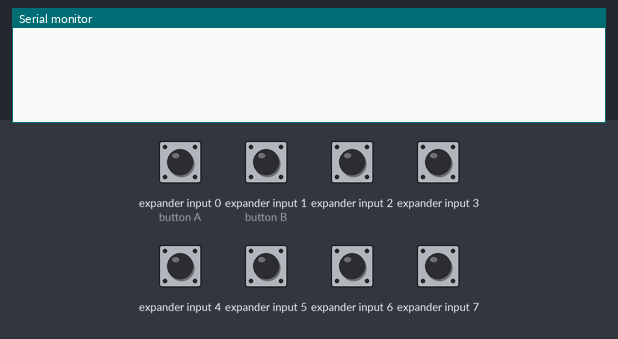
The sketch below on a simulated Arduino Uno, built with avr-gcc and run on an emulated ATmega328P. Shown: the last lines printed to the serial monitor. Wiring (inferred from the names in the program): NES/SNES game pad: load pin 3; clock pin 2; serial out pin 4. The test bench sets the inputs (shaded band); at power-on: expander input 0 (button A), expander input 1 (button B), expander input 2–7 HIGH.

Above: at 2.2 s.
2.3 s: expander input 0 (button A) driven LOW
At 2.6 s:
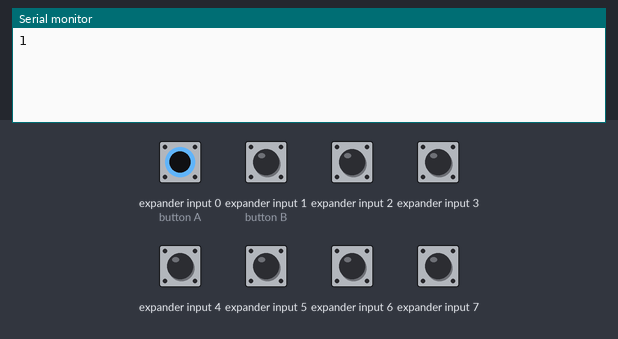
3.8 s: expander input 1 (button B) driven LOW
At 5.0 s:
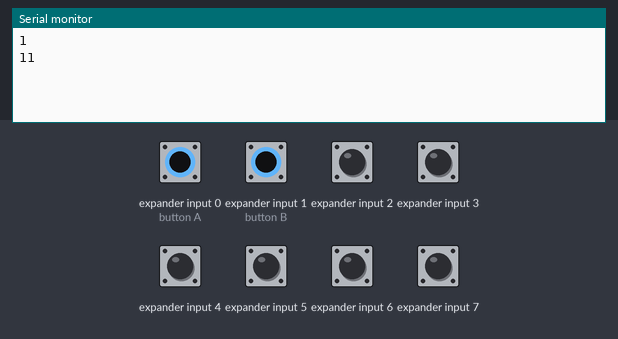
5.3 s: expander input 2 driven LOW
At 6.1 s:
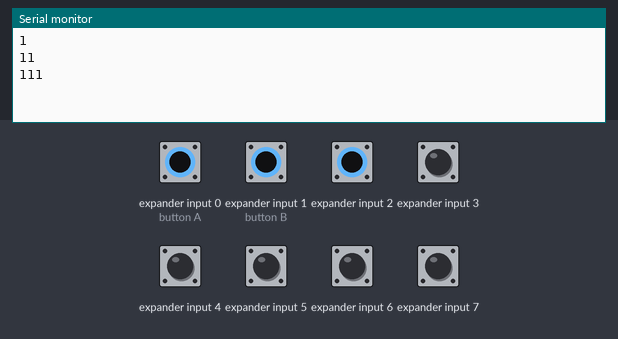
6.8 s: expander input 3 driven LOW
At 7.2 s:
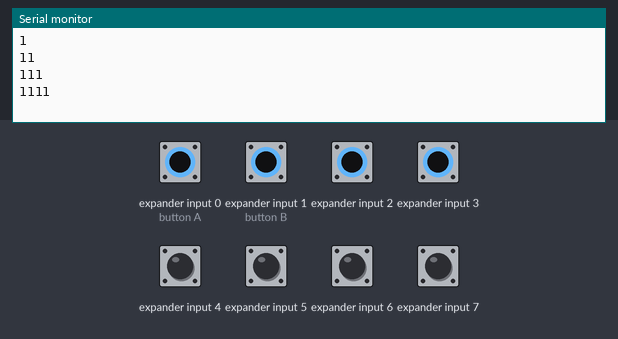
8.3 s: expander input 0 (button A) driven HIGH
At 9.5 s:
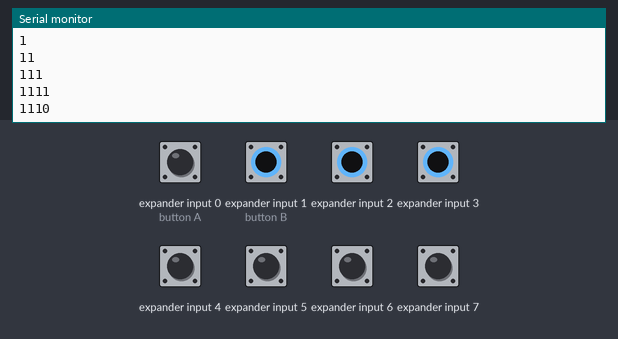
9.8 s: expander input 1 (button B) driven HIGH
At 10.7 s:
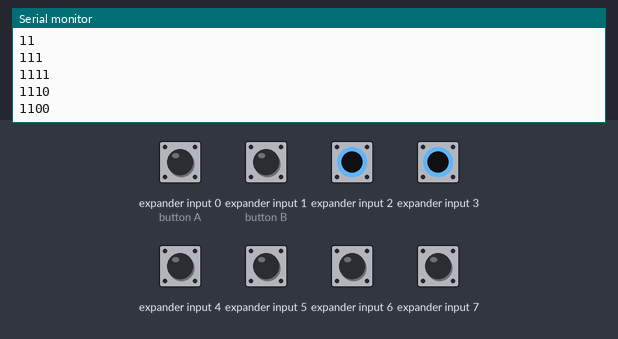
Timing chart, 0 to 12.3 s (numbered marks = the images above; inputs shaded):
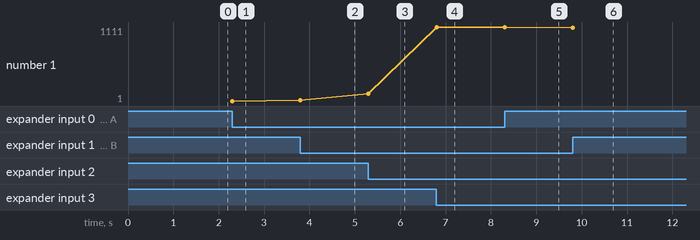

Measured:
- after the input at 2.3 s, the serial monitor: prints a new line at once (image 1)
- after the input at 3.8 s, the serial monitor: prints a new line at once (image 2)
- after the input at 5.3 s, the serial monitor: prints a new line at once (image 3)
- after the input at 6.8 s, the serial monitor: prints a new line at once (image 4)
- after the input at 8.3 s, the serial monitor: prints a new line at once (image 5)
- after the input at 9.8 s, the serial monitor: prints a new line at once (image 6)
- plotted number 1: 1 → 11 after the input at 3.8 s, 11 → 111 after the input at 5.3 s, 111 → 1111 after the input at 6.8 s, 1111 → 1110 after the input at 8.3 s, 1110 → 1100 after the input at 9.8 s

The sketch:

nintendo_test.ino
```cpp
int CLK   = 2;
int LATCH = 3;
int DATA  = 4;

byte last_input = 0;

void setup();
void loop();

void setup()
{
    Serial.begin(115200);
    pinMode(CLK, OUTPUT);
    pinMode(LATCH, OUTPUT);
    pinMode(DATA, INPUT);
    delay(1000);
}

void loop()
{
    byte reading = read_NESpad();

    if (reading != last_input)
         Serial.println(reading, BIN);

    last_input = reading;
}

byte read_NESpad() {
    /*
      NES Word Mapping
      x x x x x x x x
      | | | | | | | |_  A
      | | | | | | |___  B
      | | | | | |_____  SELECT
      | | | | |_______  START
      | | | |_________  UP
      | | |___________  DOWN
      | |_____________  LEFT
      |_______________  RIGHT
    */

    // Send a HIGH pulse to latch. Make 8 shift register store state
    // of all buttons
    digitalWrite(LATCH, HIGH);
    digitalWrite(LATCH, LOW);

    // Clock the 8 shift register to get the
    // state of the buttons
    byte output = 0x00;
    for (int i = 0; i < 8; i++) {
        output |= !digitalRead(DATA) << i;
        digitalWrite(CLK, HIGH);
        digitalWrite(CLK, LOW);
    }
    return output;
}
```
